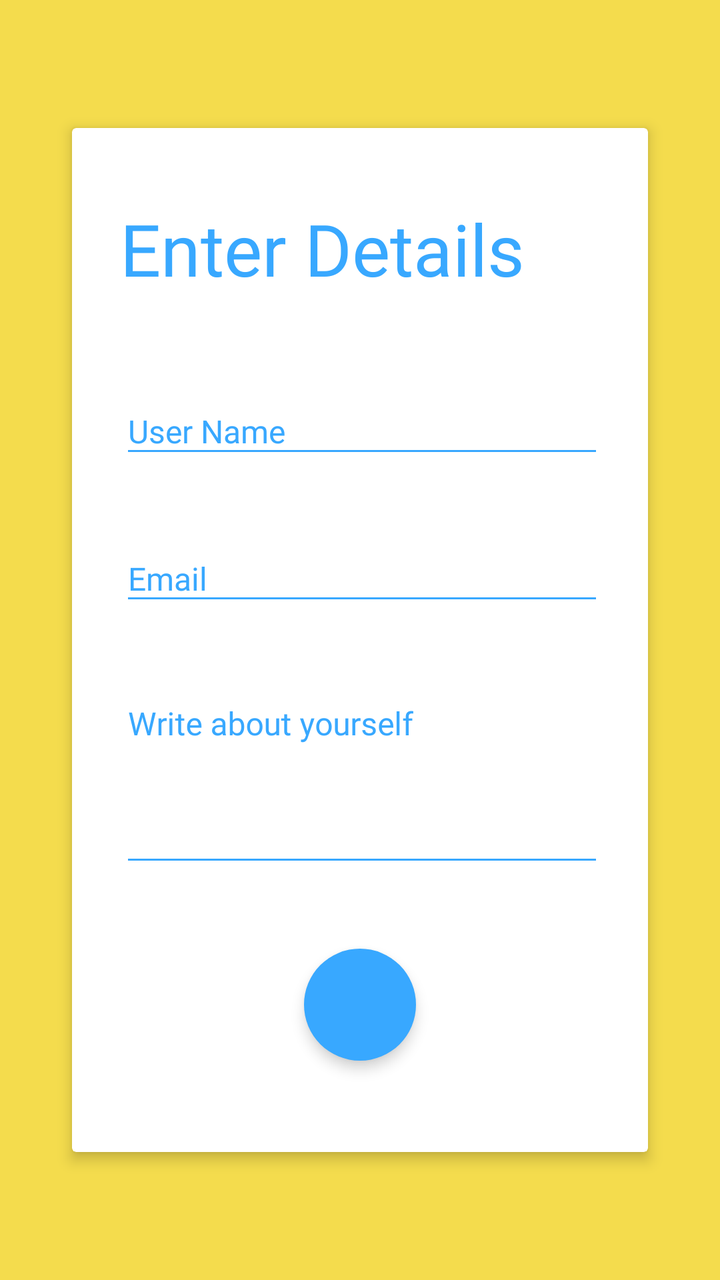
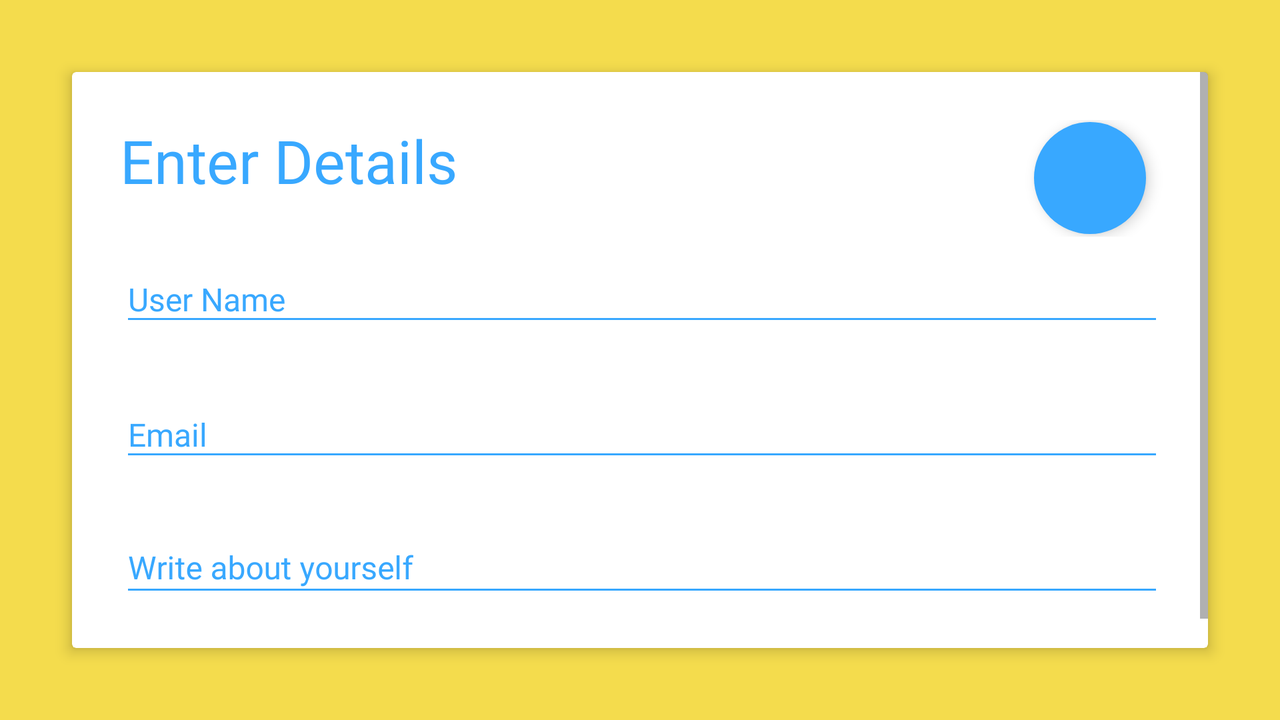

Two renders of one Android screen. The first uses the default layout on a phone; the second uses the alternative layout the repository ships for a different screen configuration, on a matching device. The two XML files are below.
<!-- AndroidManifest.xml: activity theme AppTheme -->
<!-- res/layout/activity_main.xml -->
<?xml version="1.0" encoding="utf-8"?>
<LinearLayout xmlns:android="http://schemas.android.com/apk/res/android"
    xmlns:app="http://schemas.android.com/apk/res-auto"
    xmlns:tools="http://schemas.android.com/tools"
    android:layout_width="match_parent"
    android:layout_height="match_parent"
    android:background="@color/colorAccentLight"
    tools:context=".MainActivity">

    <android.support.v7.widget.CardView
        android:layout_width="match_parent"
        android:layout_height="match_parent"
        android:layout_marginStart="36dp"
        android:layout_marginEnd="36dp"
        android:layout_marginTop="64dp"
        android:layout_marginBottom="64dp"
        app:cardCornerRadius="2dp"
        app:cardElevation="4dp">

        <ScrollView
            android:layout_width="match_parent"
            android:layout_height="wrap_content"
            android:isScrollContainer="false">

            <LinearLayout
                android:id="@+id/lay_container"
                android:layout_width="match_parent"
                android:layout_height="wrap_content"
                android:orientation="vertical">

                <TextView
                    android:layout_width="match_parent"
                    android:layout_height="wrap_content"
                    android:layout_marginBottom="36dp"
                    android:layout_marginTop="36dp"
                    android:fontFamily="@font/product_sans"
                    android:paddingLeft="24dp"
                    android:paddingRight="24dp"
                    android:text="@string/txt_enter_details"
                    android:textColor="@color/colorPrimary"
                    android:textSize="36sp" />

                <LinearLayout
                    android:layout_width="match_parent"
                    android:layout_height="wrap_content"
                    android:layout_marginBottom="24dp"
                    android:orientation="horizontal">

                    <View
                        android:id="@+id/view_name"
                        android:layout_width="2dp"
                        android:layout_height="match_parent"
                        android:background="@color/colorPrimary"
                        android:visibility="invisible"/>

                    <android.support.design.widget.TextInputLayout
                        android:id="@+id/txt_input_name"
                        android:layout_width="match_parent"
                        android:layout_height="wrap_content"
                        android:theme="@style/TextInputStyle">

                        <EditText
                            android:id="@+id/edt_user_name"
                            android:layout_width="match_parent"
                            android:layout_height="wrap_content"
                            android:hint="@string/txt_user_name"
                            android:inputType="text"
                            android:textColor="@color/md_grey_600"/>
                    </android.support.design.widget.TextInputLayout>
                </LinearLayout>

                <LinearLayout
                    android:layout_width="match_parent"
                    android:layout_height="wrap_content"
                    android:layout_marginBottom="24dp"
                    android:orientation="horizontal">

                    <View
                        android:id="@+id/view_email"
                        android:layout_width="2dp"
                        android:layout_height="match_parent"
                        android:background="@color/colorPrimary"
                        android:visibility="invisible"/>

                    <android.support.design.widget.TextInputLayout
                        android:id="@+id/txt_input_email"
                        android:layout_width="match_parent"
                        android:layout_height="wrap_content"
                        android:theme="@style/TextInputStyle">

                        <EditText
                            android:id="@+id/edt_email"
                            android:layout_width="match_parent"
                            android:layout_height="wrap_content"
                            android:hint="@string/txt_email"
                            android:inputType="textEmailAddress"
                            android:textColor="@color/md_grey_600"/>
                    </android.support.design.widget.TextInputLayout>
                </LinearLayout>

                <LinearLayout
                    android:layout_width="match_parent"
                    android:layout_height="wrap_content"
                    android:layout_marginBottom="36dp"
                    android:orientation="horizontal">

                    <View
                        android:id="@+id/view_about"
                        android:layout_width="2dp"
                        android:layout_height="match_parent"
                        android:background="@color/colorPrimary"
                        android:visibility="invisible"/>

                    <android.support.design.widget.TextInputLayout
                        android:id="@+id/txt_input_about"
                        android:layout_width="match_parent"
                        android:layout_height="wrap_content"
                        android:theme="@style/TextInputStyle">

                        <EditText
                            android:id="@+id/edt_about"
                            android:layout_width="match_parent"
                            android:layout_height="wrap_content"
                            android:gravity="top|start"
                            android:hint="@string/txt_write_about_yourself"
                            android:inputType="textMultiLine"
                            android:minLines="4"
                            android:textColor="@color/md_grey_600" />
                    </android.support.design.widget.TextInputLayout>


                </LinearLayout>

                <android.support.design.widget.FloatingActionButton
                    android:id="@+id/fab_next"
                    android:layout_width="wrap_content"
                    android:layout_height="wrap_content"
                    android:layout_gravity="center"
                    android:layout_marginBottom="36dp"
                    android:clickable="true"
                    android:focusable="true"
                    android:src="@drawable/ic_keyboard_arrow_right_white"
                    app:backgroundTint="@color/colorPrimary"
                    app:borderWidth="0dp"
                    app:elevation="4dp"
                    app:fabSize="normal"
                    app:rippleColor="@color/colorPrimaryDark" />

            </LinearLayout>

        </ScrollView>

    </android.support.v7.widget.CardView>

</LinearLayout>
<!-- resources referenced by this layout -->
<resources>
  <color name="colorAccentLight">#F4DC4D</color>
  <color name="colorPrimary">#38A8FF</color>
  <color name="colorPrimaryDark">#0090ff</color>
  <color name="md_grey_600">#757575</color>
  <string name="txt_email">Email</string>
  <string name="txt_enter_details">Enter Details</string>
  <string name="txt_user_name">User Name</string>
  <string name="txt_write_about_yourself">Write about yourself</string>
  <style name="TextInputStyle" parent="@android:style/TextAppearance">
          <item name="android:textColorHint">@color/colorPrimary</item>
          <item name="colorAccent">@color/colorPrimary</item>
          <item name="colorControlNormal">@color/colorPrimary</item>
          <item name="colorControlActivated">@color/colorPrimary</item>
          <item name="android:fontFamily">@font/product_sans</item>
          <item name="android:layout_marginStart">22dp</item>
          <item name="android:layout_marginEnd">22dp</item>
      </style>
  <style name="AppTheme" parent="Theme.AppCompat.Light.NoActionBar">
          
          <item name="colorPrimary">@color/colorPrimary</item>
          <item name="colorPrimaryDark">@color/colorPrimaryDark</item>
          <item name="colorAccent">@color/colorAccent</item>
          <item name="android:windowTranslucentNavigation">true</item>
          <item name="android:windowTranslucentStatus">true</item>
      </style>
  <color name="colorAccent">#FFE74C</color>
</resources>
<!-- res/layout-land/activity_main.xml (the repository's variant of the layout above) -->
<!-- drawn on the phone turned sideways -->
<?xml version="1.0" encoding="utf-8"?>
<LinearLayout xmlns:android="http://schemas.android.com/apk/res/android"
    xmlns:app="http://schemas.android.com/apk/res-auto"
    xmlns:tools="http://schemas.android.com/tools"
    android:layout_width="match_parent"
    android:layout_height="match_parent"
    android:background="@color/colorAccentLight"
    tools:context=".MainActivity">

    <android.support.v7.widget.CardView
        android:layout_width="match_parent"
        android:layout_height="match_parent"
        android:layout_margin="36dp"
        app:cardCornerRadius="2dp"
        app:cardElevation="4dp">

        <ScrollView
            android:layout_width="match_parent"
            android:layout_height="wrap_content"
            android:isScrollContainer="false">

            <LinearLayout
                android:id="@+id/lay_container"
                android:layout_width="match_parent"
                android:layout_height="wrap_content"
                android:orientation="vertical">

                <RelativeLayout
                    android:layout_width="match_parent"
                    android:layout_height="wrap_content"
                    android:orientation="horizontal"
                    android:layout_marginTop="24dp">

                    <TextView
                        android:id="@+id/txv_enter_details"
                        android:layout_width="wrap_content"
                        android:layout_height="wrap_content"
                        android:layout_marginBottom="18dp"
                        android:fontFamily="@font/product_sans"
                        android:paddingLeft="24dp"
                        android:paddingRight="24dp"
                        android:text="@string/txt_enter_details"
                        android:textColor="@color/colorPrimary"
                        android:textSize="30sp" />

                    <android.support.design.widget.FloatingActionButton
                        android:id="@+id/fab_next"
                        android:layout_width="wrap_content"
                        android:layout_height="wrap_content"
                        android:layout_alignParentEnd="true"
                        android:layout_centerVertical="true"
                        android:layout_gravity="center"
                        android:layout_marginEnd="31dp"
                        android:clickable="true"
                        android:focusable="true"
                        android:src="@drawable/ic_keyboard_arrow_right_white"
                        app:backgroundTint="@color/colorPrimary"
                        app:borderWidth="0dp"
                        app:elevation="4dp"
                        app:fabSize="normal"
                        app:rippleColor="@color/colorPrimaryDark" />

                </RelativeLayout>

                <LinearLayout
                    android:layout_width="match_parent"
                    android:layout_height="wrap_content"
                    android:layout_marginBottom="18dp"
                    android:orientation="horizontal">

                    <View
                        android:id="@+id/view_name"
                        android:layout_width="2dp"
                        android:layout_height="match_parent"
                        android:background="@color/colorPrimary"
                        android:visibility="invisible"/>

                    <android.support.design.widget.TextInputLayout
                        android:id="@+id/txt_input_name"
                        android:layout_width="match_parent"
                        android:layout_height="wrap_content"
                        android:theme="@style/TextInputStyle">

                        <EditText
                            android:id="@+id/edt_user_name"
                            android:layout_width="match_parent"
                            android:layout_height="wrap_content"
                            android:hint="@string/txt_user_name"
                            android:inputType="text"
                            android:textColor="@color/md_grey_600"/>
                    </android.support.design.widget.TextInputLayout>
                </LinearLayout>

                <LinearLayout
                    android:layout_width="match_parent"
                    android:layout_height="wrap_content"
                    android:layout_marginBottom="18dp"
                    android:orientation="horizontal">

                    <View
                        android:id="@+id/view_email"
                        android:layout_width="2dp"
                        android:layout_height="match_parent"
                        android:background="@color/colorPrimary"
                        android:visibility="invisible"/>

                    <android.support.design.widget.TextInputLayout
                        android:id="@+id/txt_input_email"
                        android:layout_width="match_parent"
                        android:layout_height="wrap_content"
                        android:theme="@style/TextInputStyle">

                        <EditText
                            android:id="@+id/edt_email"
                            android:layout_width="match_parent"
                            android:layout_height="wrap_content"
                            android:hint="@string/txt_email"
                            android:inputType="textEmailAddress"
                            android:textColor="@color/md_grey_600"/>
                    </android.support.design.widget.TextInputLayout>
                </LinearLayout>

                <LinearLayout
                    android:layout_width="match_parent"
                    android:layout_height="wrap_content"
                    android:layout_marginBottom="36dp"
                    android:orientation="horizontal">

                    <View
                        android:id="@+id/view_about"
                        android:layout_width="2dp"
                        android:layout_height="match_parent"
                        android:background="@color/colorPrimary"
                        android:visibility="invisible"/>

                    <android.support.design.widget.TextInputLayout
                        android:id="@+id/txt_input_about"
                        android:layout_width="match_parent"
                        android:layout_height="wrap_content"
                        android:theme="@style/TextInputStyle">

                        <EditText
                            android:id="@+id/edt_about"
                            android:layout_width="match_parent"
                            android:layout_height="wrap_content"
                            android:gravity="top|start"
                            android:hint="@string/txt_write_about_yourself"
                            android:inputType="textLongMessage"
                            android:textColor="@color/md_grey_600" />
                    </android.support.design.widget.TextInputLayout>


                </LinearLayout>

            </LinearLayout>

        </ScrollView>

    </android.support.v7.widget.CardView>

</LinearLayout>
